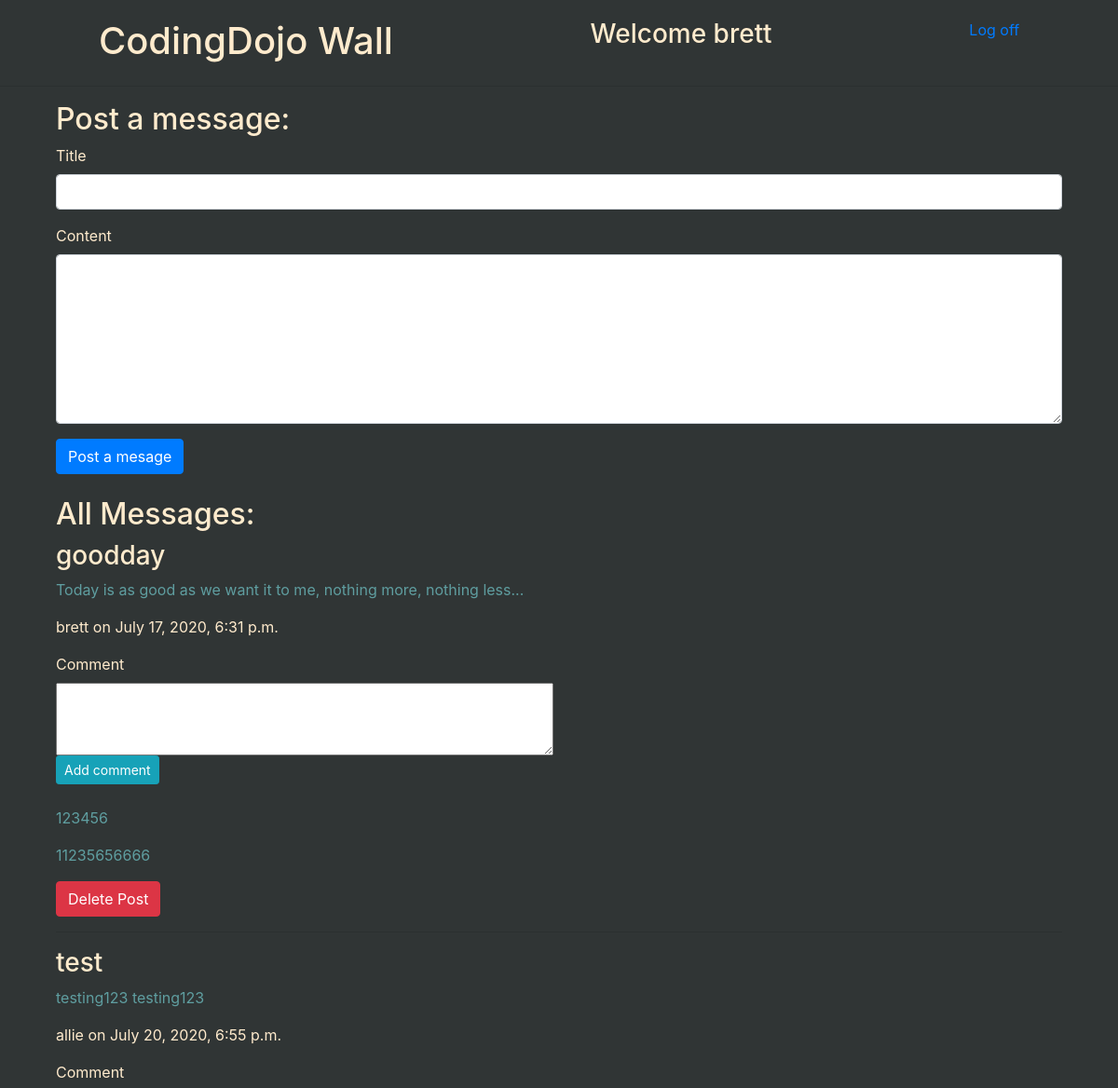
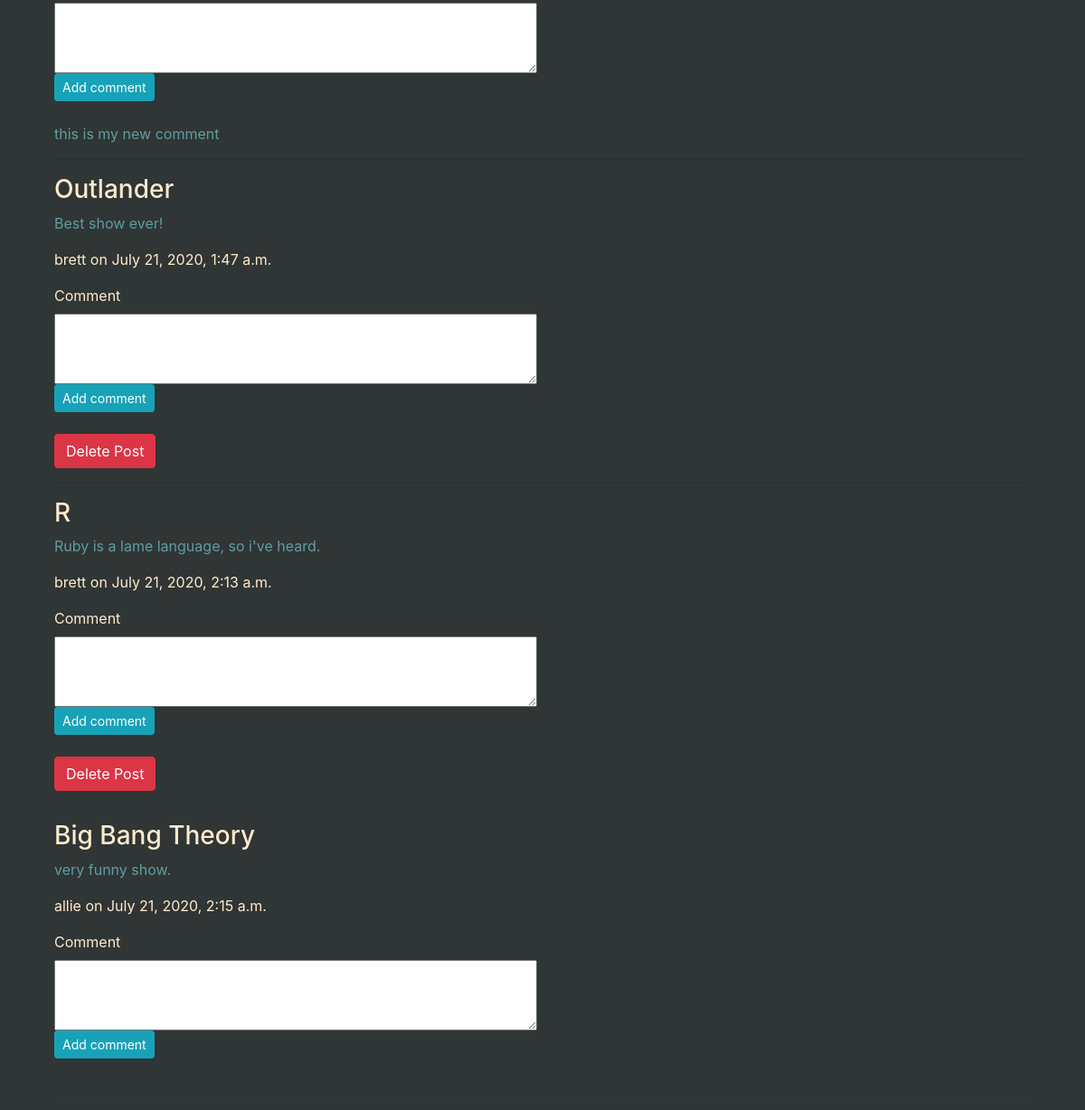
Screenshot of /posts/ (signed in) with the database file from the repository (2 pictures, top to bottom).
### users_app/models.py (models this page shows, shortened)
class User(models.Model):
    first_name = models.CharField(max_length=20)
    last_name = models.CharField(max_length=20)
    email = models.EmailField(unique=True)
    password = models.CharField(max_length=20)
    created_at = models.DateTimeField(auto_now_add=True)
    updated_at = models.DateTimeField(auto_now=True)
    objects = UserManager()

### messages_app/models.py (models this page shows)
class Post(models.Model):
    title = models.CharField(max_length=255)
    content = models.CharField(max_length=255)
    created_at = models.DateTimeField(auto_now_add=True)
    updated_at = models.DateTimeField(auto_now=True)
    author = models.ForeignKey(User, on_delete=models.CASCADE, related_name='posts')
    objects = PostManager()

class Comment(models.Model):
    comment_content = models.CharField(max_length=255)
    created_at = models.DateTimeField(auto_now_add=True)
    updated_at = models.DateTimeField(auto_now=True)
    comment_author = models.ForeignKey(User, on_delete=models.CASCADE, related_name='user_comments')
    post_message = models.ForeignKey(Post, on_delete=models.CASCADE, related_name='post_comments')
    objects = CommentManager()

### messages_app/views.py (the view)
# urls.py: path('', views.the_wall),
def the_wall(request):
    if 'user_id' not in request.session:
        return redirect('/')
    context = {
        'user': User.objects.get(id=request.session['user_id']),
        'posts': Post.objects.all(),
        'comments': Comment.objects.all(),
    }
    return render(request, 'the_wall.html', context)

### messages_app/templates/the_wall.html (shortened to what this page needs)
<!DOCTYPE html>
<html lang="en">
<head>
    <link rel="stylesheet" href="https://stackpath.bootstrapcdn.com/bootstrap/4.5.0/css/bootstrap.min.css">
    {% load static %}
    <link rel="stylesheet" href="{% static 'style.css' %}">
</head>
<body>
    <nav>
        <h1>CodingDojo Wall</h1>
        <h3>Welcome {{user.first_name}}</h3>
        <a href="/">Log off</a>
    </nav>
    <hr>
    <div class="container">
        <div class="col-md-12">
            <h2>Post a message:</h2>
            <form action="/posts/create_post" method="POST">
                <div class="form-group">
                    <label for="title">Title</label>
                    <input type="text" name="title" class="form-control">
                </div>
                <div class="form-group">
                    <label for="content"> Content</label>
                    <textarea name="content" id="content" cols=70 rows="7" class="form-control"></textarea>
                </div>
                <button class="btn btn-primary">Post a mesage</button>
            </form>
        </div>
        <div class="col-md-12">
            <br>
            <h2> All Messages:</h2>
            {% for post in posts %}
                <div class="posts">
                    <h3>{{ post.title }}</h3>
                    <blockquote>{{ post.content }}</blockquote>
                    <p>{{ post.author.first_name }} on {{ post.created_at }}</p>
                    <form action="/posts/add_comment/{{post.id}}" method="POST">
                        <label for="comment_content">Comment</label>
                        <textarea name="comment_content" id="comment_content" cols="50" rows="3"></textarea>
                        <button class="btn btn-info btn-sm">Add comment</button>
                    </form>
                    <br>
                        {% for comment in post.post_comments.all %}
                            <blockquote>{{ comment.comment_content }}</blockquote>
                        {% endfor %}
                    {% if post.author.id  == request.session.user_id %}
                    <a class="btn btn-danger" href="/posts/{{ post.id }}/delete">Delete Post</a>
                    {% endif %}
                    <hr>
                </div>
            {% endfor %}
        </div>
    </div>
</body>
</html>

### users_app/static/style.css (style rules this page uses)
body { background-color: rgb(48, 53, 53); }
nav { display: flex; justify-content: space-around; padding-top: 20px; }
textarea { display: flex; }
h1,h2,h3,h4,h5,p,label,form { color: blanchedalmond; }
blockquote { color: cadetblue; }

### rows the page displays
User: first_name "brett"
Post: title "goodday", content "Today is as good as we want it to me, nothing more, nothing less...", author.first_name "brett", created_at "July 17, 2020, 6:31 p.m."
Comment: comment_content "123456"
Comment: comment_content "11235656666"
Post: title "test", content "testing123 testing123", author.first_name "allie", created_at "July 20, 2020, 6:55 p.m."
Comment: comment_content "this is my new comment"
Post: title "Outlander", content "Best show ever!", author.first_name "brett", created_at "July 21, 2020, 1:47 a.m."
Post: title "R", content "Ruby is a lame language, so i've heard.", author.first_name "brett", created_at "July 21, 2020, 2:13 a.m."
Post: title "Big Bang Theory", content "very funny show.", author.first_name "allie", created_at "July 21, 2020, 2:15 a.m."
